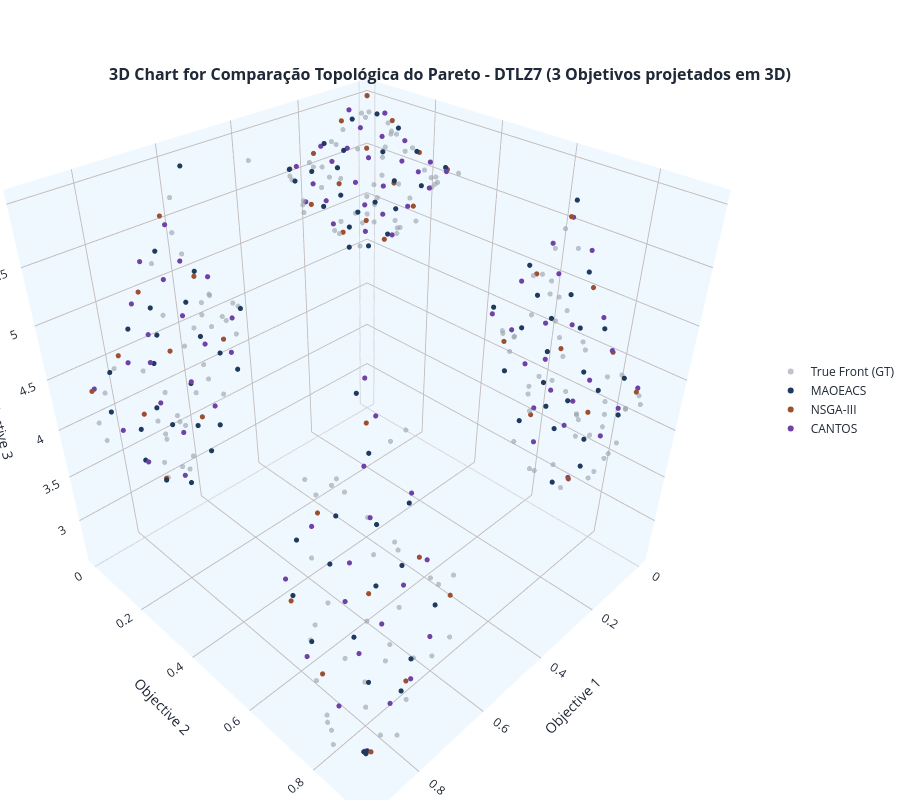

The notebook cell saved with this chart:
### Code cell
# Escolha qual problema da suíte DTLZ você quer visualizar agora
alvo = "DTLZ7" # Altere para o problema desejado, por exemplo, "DPF1", "DPF2", etc.

# Extrai a lista com os 5 experimentos (MEAMT, NSGA-II, NSGA-III, MOEA/D, SPEA2)
exps_alvo = experimentos_salvos[alvo]

# Extrai os nomes automaticamente para usar na legenda
nomes_algoritmos = [exp.name for exp in exps_alvo]

# Renderiza a topologia iterativa nativa do moeabench
mb.view.topology(
    *exps_alvo, 
    labels=nomes_algoritmos, 
    title=f'Comparação Topológica do Pareto - {alvo} ({nobj} Objetivos projetados em 3D)'
)
